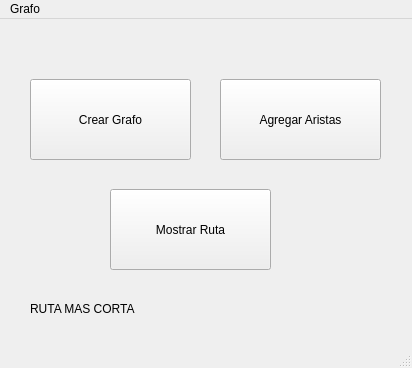
<?xml version="1.0" encoding="UTF-8"?>
<ui version="4.0">
 <class>MainWindow</class>
 <widget class="QMainWindow" name="MainWindow">
  <property name="geometry">
   <rect>
    <x>0</x>
    <y>0</y>
    <width>412</width>
    <height>368</height>
   </rect>
  </property>
  <property name="windowTitle">
   <string>MainWindow</string>
  </property>
  <widget class="QWidget" name="centralwidget">
   <widget class="QPushButton" name="pushButton">
    <property name="geometry">
     <rect>
      <x>30</x>
      <y>60</y>
      <width>161</width>
      <height>81</height>
     </rect>
    </property>
    <property name="text">
     <string>Crear Grafo</string>
    </property>
   </widget>
   <widget class="QPushButton" name="pushButton_2">
    <property name="geometry">
     <rect>
      <x>220</x>
      <y>60</y>
      <width>161</width>
      <height>81</height>
     </rect>
    </property>
    <property name="text">
     <string>Agregar Aristas</string>
    </property>
   </widget>
   <widget class="QPushButton" name="pushButton_3">
    <property name="geometry">
     <rect>
      <x>110</x>
      <y>170</y>
      <width>161</width>
      <height>81</height>
     </rect>
    </property>
    <property name="text">
     <string>Mostrar Ruta</string>
    </property>
   </widget>
   <widget class="QLabel" name="label">
    <property name="geometry">
     <rect>
      <x>30</x>
      <y>280</y>
      <width>341</width>
      <height>20</height>
     </rect>
    </property>
    <property name="text">
     <string>RUTA MAS CORTA</string>
    </property>
   </widget>
  </widget>
  <widget class="QMenuBar" name="menubar">
   <property name="geometry">
    <rect>
     <x>0</x>
     <y>0</y>
     <width>412</width>
     <height>22</height>
    </rect>
   </property>
   <widget class="QMenu" name="menuGrafo">
    <property name="title">
     <string>Grafo</string>
    </property>
   </widget>
   <addaction name="menuGrafo"/>
  </widget>
  <widget class="QStatusBar" name="statusbar"/>
 </widget>
 <resources/>
 <connections/>
</ui>
